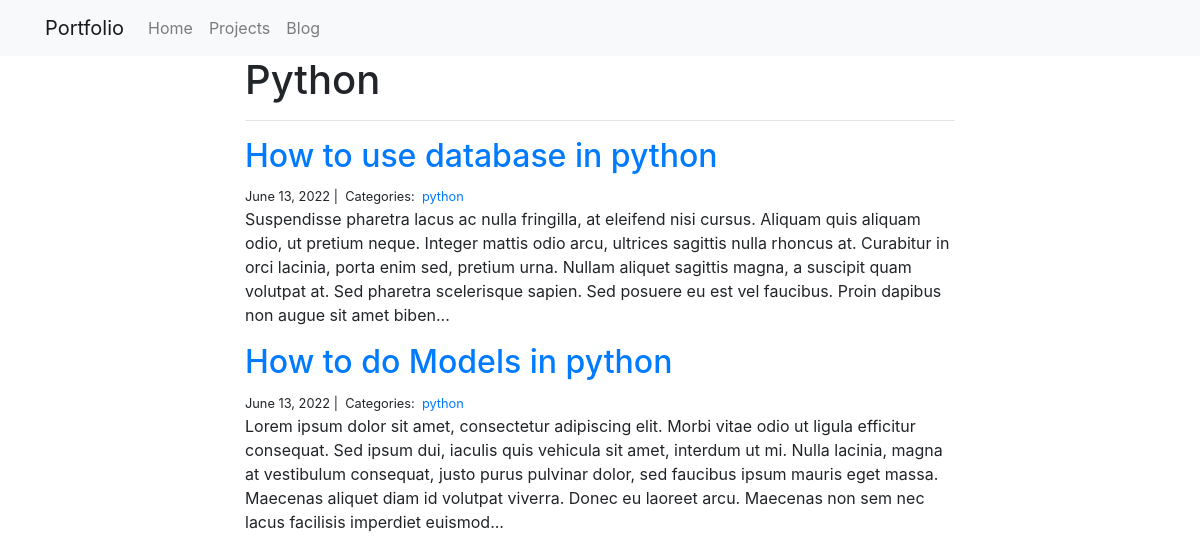
The page /blog/python/ on the database its author committed.
### blog/models.py (models this page shows)
class Category(models.Model):
    name = models.CharField(max_length=20)

class Post(models.Model):
    title = models.CharField(max_length=255)
    body = models.TextField()
    created_on = models.DateTimeField(auto_now_add=True)
    last_modified = models.DateTimeField(auto_now=True)
    categories = models.ManyToManyField('Category', related_name='posts')

### blog/views.py (the view)
# urls.py: path("<category>/", views.blog_category, name="blog_category"),
def blog_category(request, category):
    posts = Post.objects.filter(
        categories__name__contains=category
    ).order_by(
        '-created_on'
    )
    context = {
        "category": category,
        "posts": posts
    }
    return render(request, "blog_category.html", context)

### blog/templates/blog_category.html
{% extends "base.html" %}
{% block page_content %}
<div class="col-md-8 offset-md-2">
    <h1>{{ category | title }}</h1>
    <hr>
    {% for post in posts %}
        <h2><a href="{% url 'blog_detail' post.pk%}">{{ post.title }}</a></h2>
        <small>
            {{ post.created_on.date }} |&nbsp;
            Categories:&nbsp;
            {% for category in post.categories.all %}
            <a href="{% url 'blog_category' category.name %}">
                {{ category.name }}
            </a>&nbsp;
            {% endfor %}
        </small>
        <p>{{ post.body | slice:":400" }}...</p>
    {% endfor %}
</div>
{% endblock %}

### portfolio/templates/base.html (shortened to what this page needs)
<!DOCTYPE html>
<html lang="en">
<head>
  <link rel="stylesheet" href="https://stackpath.bootstrapcdn.com/bootstrap/4.1.3/css/bootstrap.min.css">
</head>
<body>
  <nav class="navbar navbar-expand-lg navbar-light bg-light">
    <div class="container">
      <a class="navbar-brand" href="{% url 'home_index' %}">Portfolio</a>
        <div class="collapse navbar-collapse" id="navbarSupportedContent">
          <ul class="navbar-nav mr-auto">
            <li class="nav-item {% block hactive %}{% endblock hactive %}">
              <a class="nav-link" href="{% url 'home_index' %}">Home</a>
            </li>
            <li class="nav-item {% block pactive %}{% endblock pactive %}">
              <a class="nav-link" href="{% url 'project_index' %}">Projects</a>
            </li>
            <li class="nav-item {% block bactive %}{% endblock bactive %}">
              <a class="nav-link" href="{% url 'blog_index' %}">Blog</a>
            </li>
          </ul>
        </div>
    </div>
  </nav>
  <div class="container">
    {% block page_content %}{% endblock %}
  </div>
</body>
</html>

### rows shown on the page
Category: name "Python", name "python"
Post: title "How to use database in python", created_on "June 13, 2022", body "Suspendisse pharetra lacus ac nulla fringilla, at eleifend nisi cursus. Aliquam quis aliquam odio, ut pretium neque. Integer mattis odio arcu, ultrices sagittis nulla rhoncus at. Curabitur in orci lacinia, porta enim sed, pretium urna. Nullam aliquet sagittis magna, a suscipit quam volutpat at. Sed pharetra scelerisque sapien. Sed posuere eu est vel faucibus. Proin dapibus non augue sit amet biben"
Post: title "How to do Models in python", created_on "June 13, 2022", body "Lorem ipsum dolor sit amet, consectetur adipiscing elit. Morbi vitae odio ut ligula efficitur consequat. Sed ipsum dui, iaculis quis vehicula sit amet, interdum ut mi. Nulla lacinia, magna at vestibulum consequat, justo purus pulvinar dolor, sed faucibus ipsum mauris eget massa. Maecenas aliquet diam id volutpat viverra. Donec eu laoreet arcu. Maecenas non sem nec lacus facilisis imperdiet euismod"
